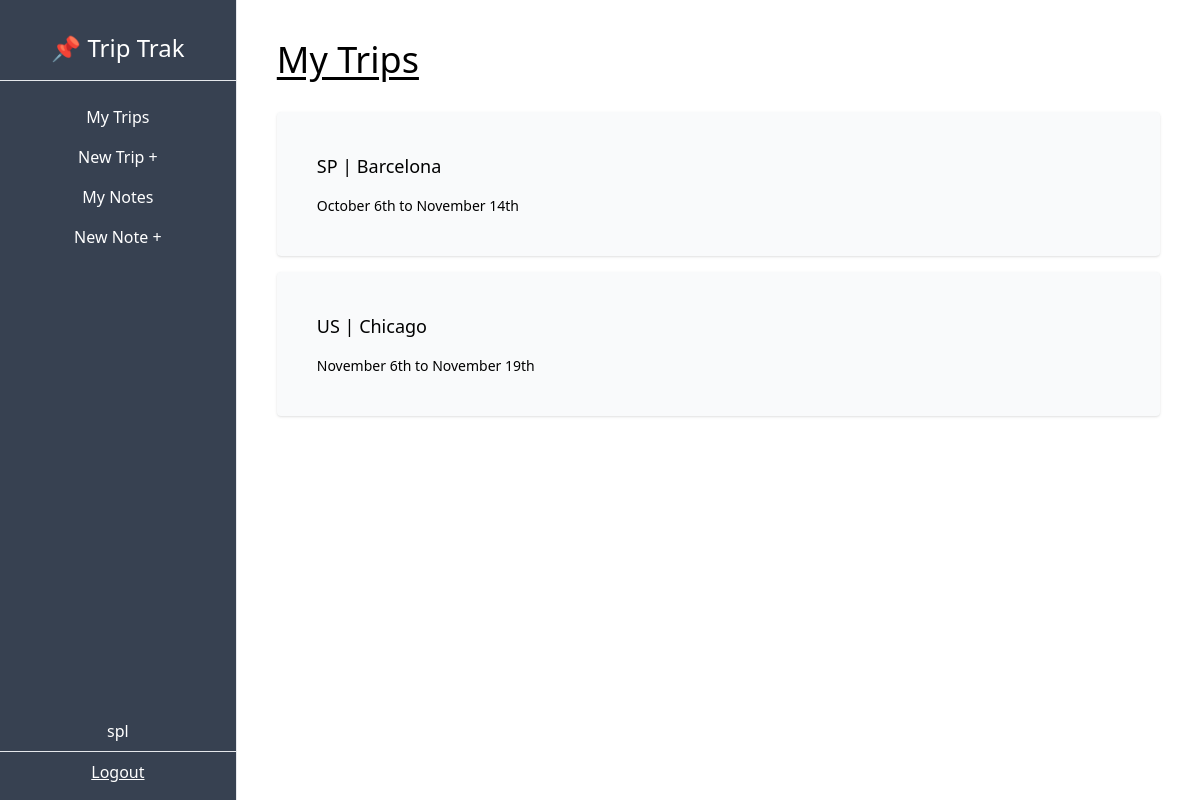
Page /dashboard/ (signed in) on the earlier database version.
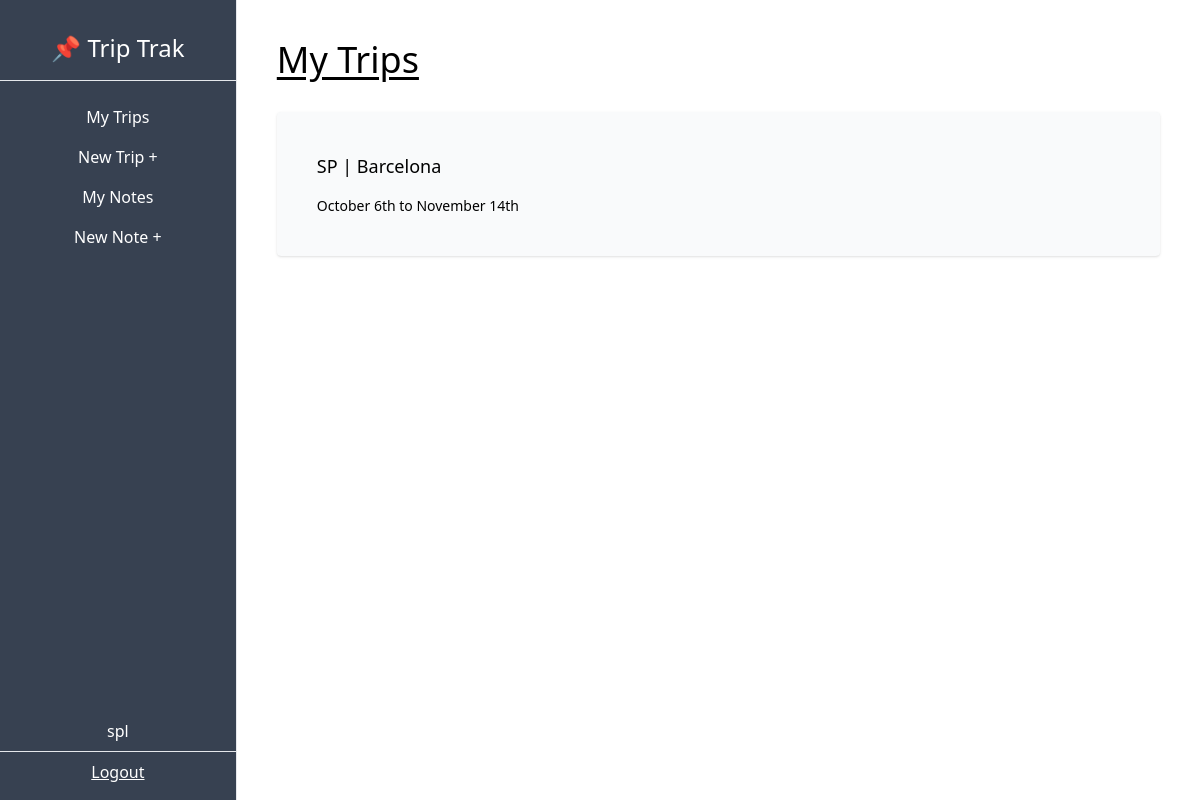
Same page on the later database version.
### trips/models.py (models this page shows, shortened)
class Trip(models.Model):
    city = models.CharField(max_length=50)
    country = models.CharField(max_length=2) # we use country codes
    start_date = models.DateField(blank=True, null=True)
    end_date = models.DateField(blank=True, null=True)
    owner = models.ForeignKey(User, on_delete=models.CASCADE, related_name='trips')

### trips/views.py (the view)
# urls.py: path('dashboard/', trips_list, name='trip-list'),
def trips_list(request):
    trips = Trip.objects.filter(owner=request.user)
    context = {
        'trips': trips
    }
    return render(request, 'trip/trips_list.html', context)

### trips/templates/trip/trips_list.html
{% extends 'trip/base.html' %}
{% block content %}
<h1 class="text-4xl underline underline-offset-4 mb-8">My Trips</h1>
{% for trip in trips %}
<a href="{% url 'trip-detail' trip.pk %}">
    <div class="bg-gray-50 p-10 rounded shadow my-4 hover:shadow-lg hover:cursor-pointer">
        <p class="text-lg">
            {{trip.country}} | {{trip.city}}
        </p>
        <p class="text-sm pt-4">
            {% if trip.start_date %}
            {{ trip.start_date|date:"F jS" }}
            {% else %}
            TBA
            {% endif %}
            to
            {% if trip.end_date %}
            {{ trip.end_date|date:"F jS" }}
            {% else %}
            TBA
            {% endif %}
        </p>
    </div>
</a>
{% endfor %}
{% endblock content %}

Differences in the rows shown:
removed Trip: country "US", city "Chicago", start_date "November 6th", end_date "November 19th"
